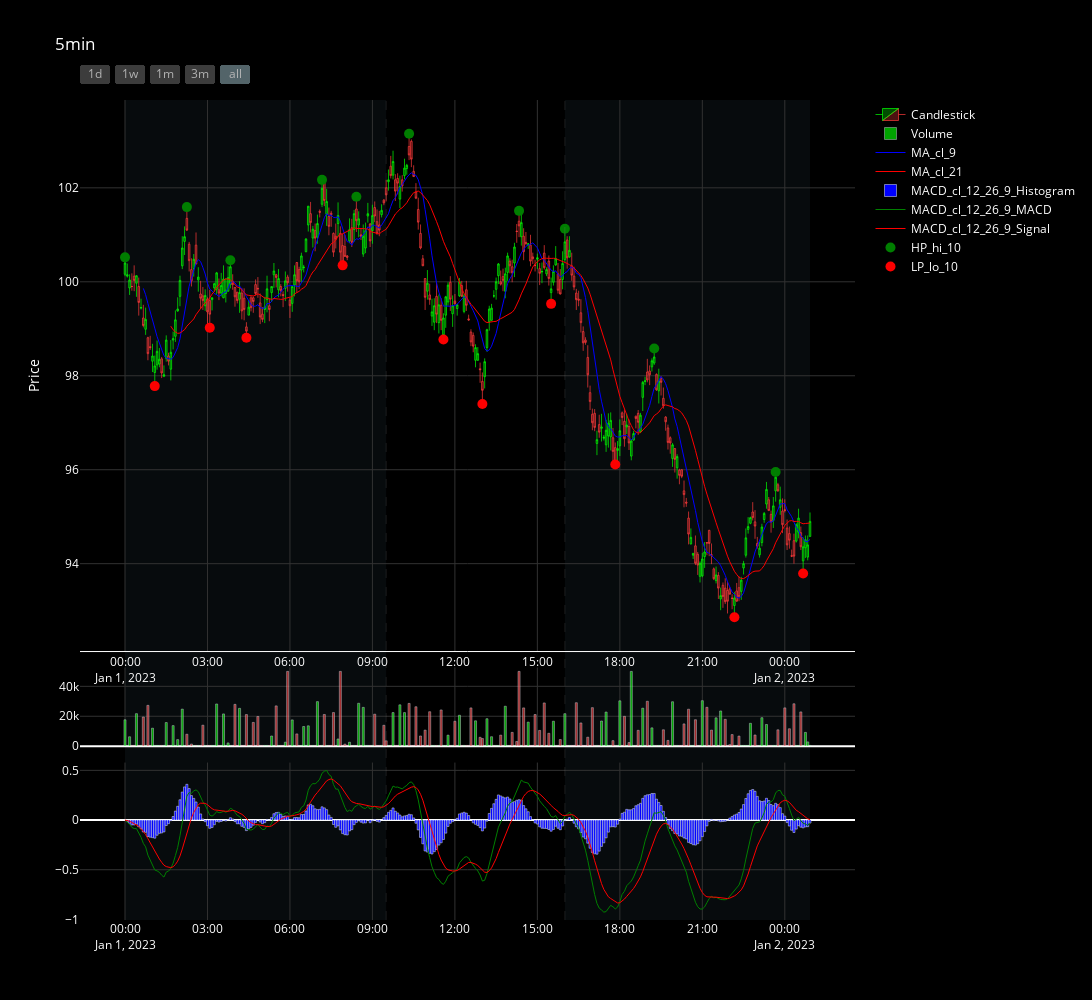
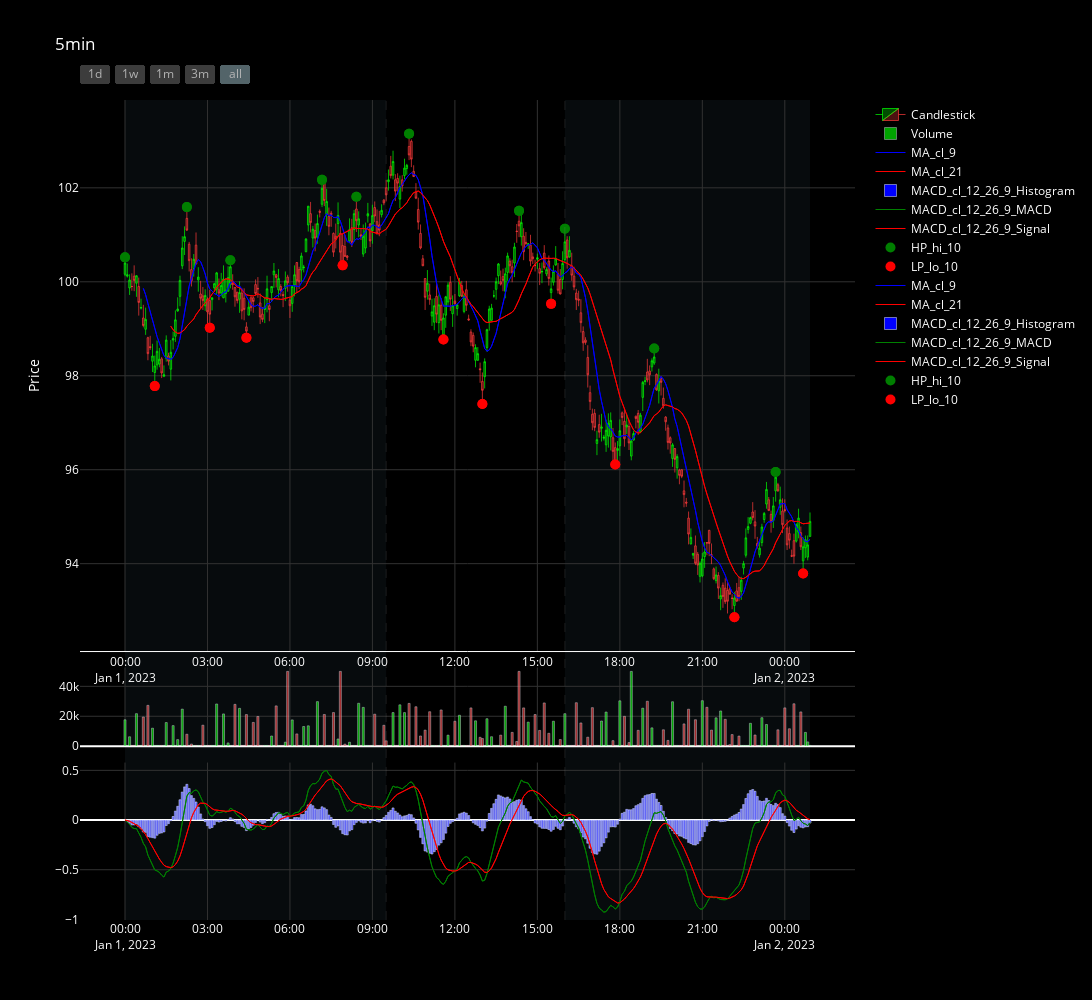

The notebook cell saved with these charts, in order:
### Code cell
from dataclasses import dataclass, field
from typing import Any, Dict, List, Tuple
from data.data_manager import DataManager
from chart.chart import Chart
from strategies.ta import Indicator, MA, MACD, HPLP, SupportResistance

@dataclass
class Frame:
    data: pd.DataFrame
    symbol: str
    trading_hours: List[Tuple[str, str]]
    indicators: List[Tuple[Indicator, Dict[str, Any]]] = field(default_factory=list)

    def __post_init__(self):
        self.dm = DataManager(self.data)
        self.chart = Chart(title=self.symbol, rowHeights=[0.2, 0.1, 0.7], height=800, width=800)
        self.chart.add_candles_and_volume(self.dm.data)
        self.chart.add_trading_hours(self.dm.data, self.trading_hours)

    def add_ta(self,  indicator: Indicator, style: Dict[str, Any], row: int = 1):
        self.dm.add_ta(indicator)
        self.indicators.append((indicator, style, row))

    # def update_data(self, new_data: Any):
    #     self.dm.update_data(new_data)
    #     self._update_chart()

    def _update_chart(self):
        for indicator, style, row in self.indicators:
            chart_type = "line"
            if indicator.__class__.__name__ in ["MACD"]: chart_type = "macd"
            if indicator.__class__.__name__ in ["HPLP"]: chart_type = "points"
            self.chart.add_ta(self.dm.data[indicator.names], style, chart_type, row)


    def plot(self, width:int=None, height:int=None):
        self._update_chart()
        self.chart.show(width=width, height=height)

    def plot_refresh(self):
        self.chart.refesh()
        self._update_chart()
        self.chart.show()

f5min = Frame(df, '5min', [('09:30', '16:00')])
f5min.add_ta(MA('close', 9), {'color': 'blue', 'width': 1})
f5min.add_ta(MA('close', 21), {'color': 'red', 'width': 1})
f5min.add_ta(MACD('close', 12, 26, 9), [
    {'color': 'green', 'width': 1},
    {'color': 'red', 'width': 1},
    {'color': 'blue', 'width': 1}], row=3)
f5min.add_ta(HPLP(hi_col='high', lo_col='low', span=10), [
    {'color': 'green', 'size': 10, 'opacity': 0.99},
    {'color': 'red', 'size': 10, 'opacity': 0.99}], row=1)
# f5min.add_ta(SupportResistance(hi_col='high', lo_col='low', tolerance=0.01, touch_tolerance=0.005),
#              [{'color': 'purple', 'width': 1}, {'color': 'orange', 'width': 1}],
#              chart_type='support_resistance', row=1)
f5min.plot(width=2000, height=1000)
f5min.plot(width=2000 )

### Figure 1 — Plotly figure (JSON) as saved in the notebook; plotly's stock layout.template omitted (floating-point values rounded to 4 significant figures; data arrays with more than 128 entries replaced by an {"elided": "..."} marker saying what was removed)
{"data": [{"close": {"elided": "300 float values"}, "decreasing": {"fillcolor": "rgba(255, 59, 59, 0.3)", "line": {"color": "rgba(255, 59, 59, 0.7)", "width": 1}}, "high": {"elided": "300 float values"}, "increasing": {"fillcolor": "rgba(0, 255, 0, 0.3)", "line": {"color": "rgba(0, 255, 0, 0.7)", "width": 1}}, "low": {"elided": "300 float values"}, "name": "Candlestick", "open": {"elided": "300 float values"}, "type": "candlestick", "x": {"elided": "300 str values"}, "xaxis": "x", "yaxis": "y"}, {"marker": {"color": {"elided": "300 str values"}}, "name": "Volume", "opacity": 0.8, "type": "bar", "x": {"elided": "300 str values"}, "xaxis": "x2", "y": {"elided": "300 int values"}, "yaxis": "y2"}, {"line": {"color": "blue", "width": 1}, "name": "MA_cl_9", "type": "scatter", "x": {"elided": "300 str values"}, "xaxis": "x", "y": {"elided": "300 float values"}, "yaxis": "y"}, {"line": {"color": "red", "width": 1}, "name": "MA_cl_21", "type": "scatter", "x": {"elided": "300 str values"}, "xaxis": "x", "y": {"elided": "300 float values"}, "yaxis": "y"}, {"marker": {"color": "blue"}, "name": "MACD_cl_12_26_9_Histogram", "type": "bar", "x": {"elided": "300 str values"}, "xaxis": "x3", "y": {"elided": "300 float values"}, "yaxis": "y3"}, {"line": {"color": "green", "width": 1}, "name": "MACD_cl_12_26_9_MACD", "type": "scatter", "x": {"elided": "300 str values"}, "xaxis": "x3", "y": {"elided": "300 float values"}, "yaxis": "y3"}, {"line": {"color": "red", "width": 1}, "name": "MACD_cl_12_26_9_Signal", "type": "scatter", "x": {"elided": "300 str values"}, "xaxis": "x3", "y": {"elided": "300 float values"}, "yaxis": "y3"}, {"marker": {"color": "green", "opacity": 0.99, "size": 10}, "mode": "markers", "name": "HP_hi_10", "type": "scatter", "x": {"elided": "300 str values"}, "xaxis": "x", "y": {"elided": "300 float values"}, "yaxis": "y"}, {"marker": {"color": "red", "opacity": 0.99, "size": 10}, "mode": "markers", "name": "LP_lo_10", "type": "scatter", "x": {"elided": "300 str values"}, "xaxis": "x", "y": {"elided": "300 float values"}, "yaxis": "y"}], "layout": {"bargap": 0.1, "boxgroupgap": 0, "font": {"color": "white"}, "height": 1000, "paper_bgcolor": "rgb(0,0,0)", "plot_bgcolor": "rgb(0,0,0)", "shapes": [{"fillcolor": "LightSkyBlue", "layer": "below", "line": {"width": 0}, "opacity": 0.05, "type": "rect", "x0": "2023-01-01T00:00:00", "x1": "2023-01-01T09:30:00", "xref": "x", "y0": 0, "y1": 1, "yref": "paper"}, {"fillcolor": "LightSkyBlue", "layer": "below", "line": {"width": 0}, "opacity": 0.05, "type": "rect", "x0": "2023-01-01T16:00:00", "x1": "2023-01-02T00:55:00", "xref": "x", "y0": 0, "y1": 1, "yref": "paper"}, {"line": {"color": "rgba(128, 128, 128, 0.2)", "dash": "dash", "width": 1}, "type": "line", "x0": "2023-01-01T09:30:00", "x1": "2023-01-01T09:30:00", "xref": "x", "y0": 0, "y1": 1, "yref": "paper"}, {"line": {"color": "rgba(128, 128, 128, 0.2)", "dash": "dash", "width": 1}, "type": "line", "x0": "2023-01-01T16:00:00", "x1": "2023-01-01T16:00:00", "xref": "x", "y0": 0, "y1": 1, "yref": "paper"}], "title": {"text": "5min"}, "width": 2000, "xaxis": {"anchor": "y", "domain": [0, 1], "gridcolor": "rgb(50, 50, 50)", "gridwidth": 1, "matches": "x3", "nticks": 10, "rangeselector": {"activecolor": "rgb(83, 100, 105)", "bgcolor": "rgb(60, 60, 60)", "buttons": [{"count": 1, "label": "1d", "step": "day", "stepmode": "backward"}, {"count": 7, "label": "1w", "step": "day", "stepmode": "backward"}, {"count": 1, "label": "1m", "step": "month", "stepmode": "backward"}, {"count": 3, "label": "3m", "step": "month", "stepmode": "backward"}, {"step": "all"}], "font": {"color": "rgb(179, 179, 179)"}}, "rangeslider": {"visible": false}, "showgrid": true, "showline": true, "showticklabels": true, "tickmode": "auto"}, "xaxis2": {"anchor": "y2", "domain": [0, 1], "gridcolor": "rgb(50, 50, 50)", "gridwidth": 1, "matches": "x3", "showgrid": true, "showticklabels": false}, "xaxis3": {"anchor": "y3", "domain": [0, 1], "gridcolor": "rgb(50, 50, 50)", "gridwidth": 1, "showgrid": true}, "yaxis": {"anchor": "x", "domain": [0.328, 1], "gridcolor": "rgb(50, 50, 50)", "gridwidth": 1, "showgrid": true, "title": {"text": "Price"}}, "yaxis2": {"anchor": "x2", "domain": [0.212, 0.308], "gridcolor": "rgb(50, 50, 50)", "gridwidth": 1, "showgrid": true}, "yaxis3": {"anchor": "x3", "domain": [0, 0.192], "gridcolor": "rgb(50, 50, 50)", "gridwidth": 1, "showgrid": true}}}

### Figure 2 — Plotly figure (JSON) as saved in the notebook; plotly's stock layout.template omitted (floating-point values rounded to 4 significant figures; data arrays with more than 128 entries replaced by an {"elided": "..."} marker saying what was removed)
{"data": [{"close": {"elided": "300 float values"}, "decreasing": {"fillcolor": "rgba(255, 59, 59, 0.3)", "line": {"color": "rgba(255, 59, 59, 0.7)", "width": 1}}, "high": {"elided": "300 float values"}, "increasing": {"fillcolor": "rgba(0, 255, 0, 0.3)", "line": {"color": "rgba(0, 255, 0, 0.7)", "width": 1}}, "low": {"elided": "300 float values"}, "name": "Candlestick", "open": {"elided": "300 float values"}, "type": "candlestick", "x": {"elided": "300 str values"}, "xaxis": "x", "yaxis": "y"}, {"marker": {"color": {"elided": "300 str values"}}, "name": "Volume", "opacity": 0.8, "type": "bar", "x": {"elided": "300 str values"}, "xaxis": "x2", "y": {"elided": "300 int values"}, "yaxis": "y2"}, {"line": {"color": "blue", "width": 1}, "name": "MA_cl_9", "type": "scatter", "x": {"elided": "300 str values"}, "xaxis": "x", "y": {"elided": "300 float values"}, "yaxis": "y"}, {"line": {"color": "red", "width": 1}, "name": "MA_cl_21", "type": "scatter", "x": {"elided": "300 str values"}, "xaxis": "x", "y": {"elided": "300 float values"}, "yaxis": "y"}, {"marker": {"color": "blue"}, "name": "MACD_cl_12_26_9_Histogram", "type": "bar", "x": {"elided": "300 str values"}, "xaxis": "x3", "y": {"elided": "300 float values"}, "yaxis": "y3"}, {"line": {"color": "green", "width": 1}, "name": "MACD_cl_12_26_9_MACD", "type": "scatter", "x": {"elided": "300 str values"}, "xaxis": "x3", "y": {"elided": "300 float values"}, "yaxis": "y3"}, {"line": {"color": "red", "width": 1}, "name": "MACD_cl_12_26_9_Signal", "type": "scatter", "x": {"elided": "300 str values"}, "xaxis": "x3", "y": {"elided": "300 float values"}, "yaxis": "y3"}, {"marker": {"color": "green", "opacity": 0.99, "size": 10}, "mode": "markers", "name": "HP_hi_10", "type": "scatter", "x": {"elided": "300 str values"}, "xaxis": "x", "y": {"elided": "300 float values"}, "yaxis": "y"}, {"marker": {"color": "red", "opacity": 0.99, "size": 10}, "mode": "markers", "name": "LP_lo_10", "type": "scatter", "x": {"elided": "300 str values"}, "xaxis": "x", "y": {"elided": "300 float values"}, "yaxis": "y"}, {"line": {"color": "blue", "width": 1}, "name": "MA_cl_9", "type": "scatter", "x": {"elided": "300 str values"}, "xaxis": "x", "y": {"elided": "300 float values"}, "yaxis": "y"}, {"line": {"color": "red", "width": 1}, "name": "MA_cl_21", "type": "scatter", "x": {"elided": "300 str values"}, "xaxis": "x", "y": {"elided": "300 float values"}, "yaxis": "y"}, {"marker": {"color": "blue"}, "name": "MACD_cl_12_26_9_Histogram", "type": "bar", "x": {"elided": "300 str values"}, "xaxis": "x3", "y": {"elided": "300 float values"}, "yaxis": "y3"}, {"line": {"color": "green", "width": 1}, "name": "MACD_cl_12_26_9_MACD", "type": "scatter", "x": {"elided": "300 str values"}, "xaxis": "x3", "y": {"elided": "300 float values"}, "yaxis": "y3"}, {"line": {"color": "red", "width": 1}, "name": "MACD_cl_12_26_9_Signal", "type": "scatter", "x": {"elided": "300 str values"}, "xaxis": "x3", "y": {"elided": "300 float values"}, "yaxis": "y3"}, {"marker": {"color": "green", "opacity": 0.99, "size": 10}, "mode": "markers", "name": "HP_hi_10", "type": "scatter", "x": {"elided": "300 str values"}, "xaxis": "x", "y": {"elided": "300 float values"}, "yaxis": "y"}, {"marker": {"color": "red", "opacity": 0.99, "size": 10}, "mode": "markers", "name": "LP_lo_10", "type": "scatter", "x": {"elided": "300 str values"}, "xaxis": "x", "y": {"elided": "300 float values"}, "yaxis": "y"}], "layout": {"bargap": 0.1, "boxgroupgap": 0, "font": {"color": "white"}, "height": 1000, "paper_bgcolor": "rgb(0,0,0)", "plot_bgcolor": "rgb(0,0,0)", "shapes": [{"fillcolor": "LightSkyBlue", "layer": "below", "line": {"width": 0}, "opacity": 0.05, "type": "rect", "x0": "2023-01-01T00:00:00", "x1": "2023-01-01T09:30:00", "xref": "x", "y0": 0, "y1": 1, "yref": "paper"}, {"fillcolor": "LightSkyBlue", "layer": "below", "line": {"width": 0}, "opacity": 0.05, "type": "rect", "x0": "2023-01-01T16:00:00", "x1": "2023-01-02T00:55:00", "xref": "x", "y0": 0, "y1": 1, "yref": "paper"}, {"line": {"color": "rgba(128, 128, 128, 0.2)", "dash": "dash", "width": 1}, "type": "line", "x0": "2023-01-01T09:30:00", "x1": "2023-01-01T09:30:00", "xref": "x", "y0": 0, "y1": 1, "yref": "paper"}, {"line": {"color": "rgba(128, 128, 128, 0.2)", "dash": "dash", "width": 1}, "type": "line", "x0": "2023-01-01T16:00:00", "x1": "2023-01-01T16:00:00", "xref": "x", "y0": 0, "y1": 1, "yref": "paper"}], "title": {"text": "5min"}, "width": 2000, "xaxis": {"anchor": "y", "domain": [0, 1], "gridcolor": "rgb(50, 50, 50)", "gridwidth": 1, "matches": "x3", "nticks": 10, "rangeselector": {"activecolor": "rgb(83, 100, 105)", "bgcolor": "rgb(60, 60, 60)", "buttons": [{"count": 1, "label": "1d", "step": "day", "stepmode": "backward"}, {"count": 7, "label": "1w", "step": "day", "stepmode": "backward"}, {"count": 1, "label": "1m", "step": "month", "stepmode": "backward"}, {"count": 3, "label": "3m", "step": "month", "stepmode": "backward"}, {"step": "all"}], "font": {"color": "rgb(179, 179, 179)"}}, "rangeslider": {"visible": false}, "showgrid": true, "showline": true, "showticklabels": true, "tickmode": "auto"}, "xaxis2": {"anchor": "y2", "domain": [0, 1], "gridcolor": "rgb(50, 50, 50)", "gridwidth": 1, "matches": "x3", "showgrid": true, "showticklabels": false}, "xaxis3": {"anchor": "y3", "domain": [0, 1], "gridcolor": "rgb(50, 50, 50)", "gridwidth": 1, "showgrid": true}, "yaxis": {"anchor": "x", "domain": [0.328, 1], "gridcolor": "rgb(50, 50, 50)", "gridwidth": 1, "showgrid": true, "title": {"text": "Price"}}, "yaxis2": {"anchor": "x2", "domain": [0.212, 0.308], "gridcolor": "rgb(50, 50, 50)", "gridwidth": 1, "showgrid": true}, "yaxis3": {"anchor": "x3", "domain": [0, 0.192], "gridcolor": "rgb(50, 50, 50)", "gridwidth": 1, "showgrid": true}}}
